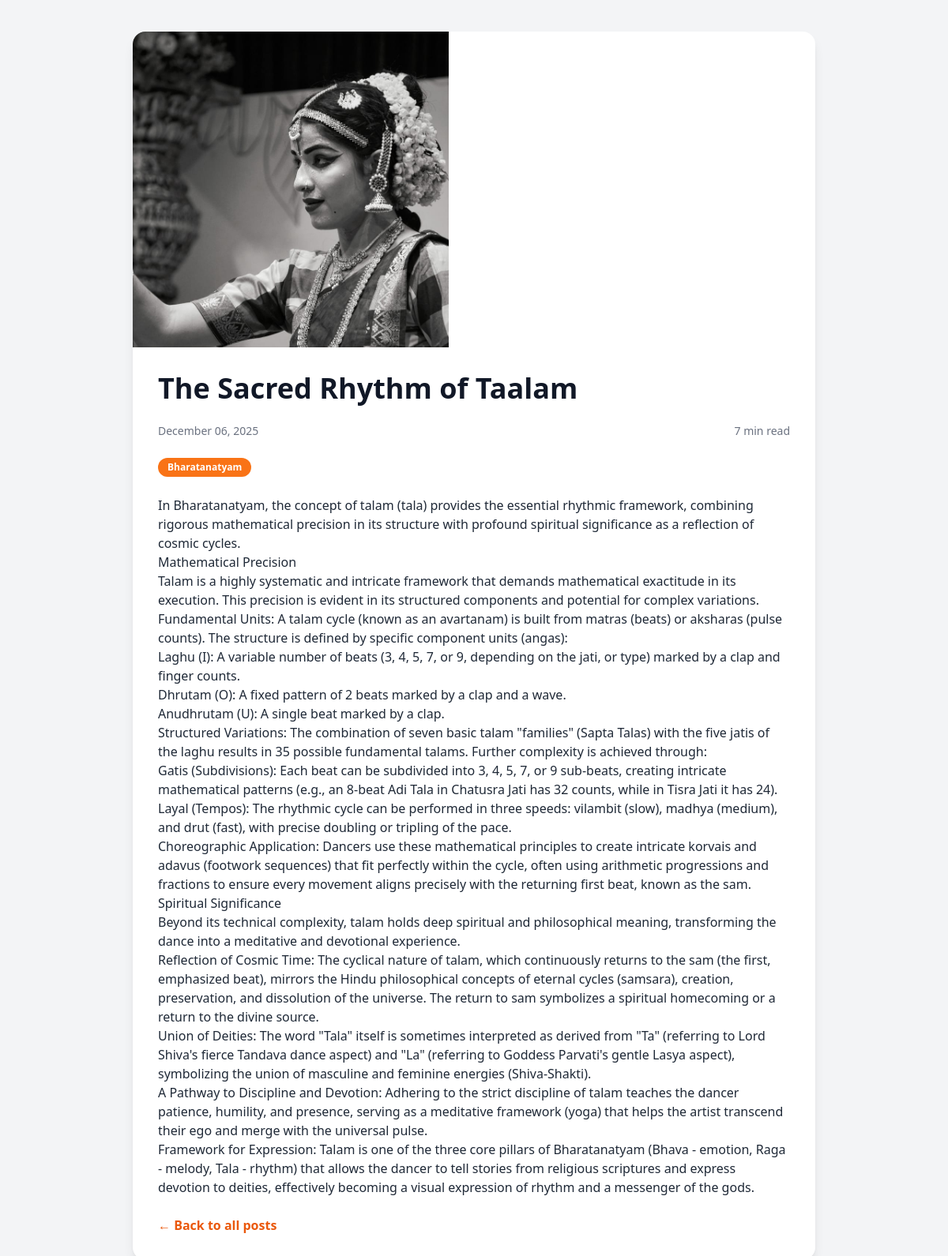
The app's page /blog/4/ with its own data.
### frontend/models.py (models this page shows, shortened)
class Post(models.Model):
    STATUS_CHOICES = [
        ('draft', 'Draft'),
        ('published', 'Published'),
    ]
    title = models.CharField(max_length=255)
    excerpt = models.TextField(null=True, blank=True)
    content = models.TextField(null=True, blank=True)
    category = models.CharField(max_length=100, null=True, blank=True)
    image = models.ImageField(upload_to='blog_images/', null=True, blank=True)
    read_time = models.CharField(max_length=20, null=True, blank=True)
    status = models.CharField(max_length=10, choices=STATUS_CHOICES, default='draft')
    created_at = models.DateTimeField(auto_now_add=True, null=True)
    updated_at = models.DateTimeField(auto_now=True, null=True)

### frontend/views.py (the view)
# urls.py: path('blog/<int:post_id>/', views.blog_detail, name='blog_detail'),
def blog_detail(request, post_id):
    post = get_object_or_404(Post, id=post_id, status='published')
    return render(request, 'nanditha/blog_detail.html', {'post': post})

### frontend/templates/nanditha/blog_detail.html (shortened to what this page needs)
{% load static %}
<!DOCTYPE html>
<html lang="en">
<head>
  <script src="https://cdn.tailwindcss.com"></script>
</head>
<body class="bg-gray-100 min-h-screen">
  <div class="max-w-4xl mx-auto px-4 py-10">
    <div class="bg-white rounded-2xl shadow-lg overflow-hidden">
      {% if post.image %}
      <div class="w-[400px] max-h-[400px] overflow-hidden">
        <img src="{{ post.image.url }}" alt="{{ post.title }}"
             class="w-full h-full object-cover">
      </div>
      {% endif %}
      <div class="p-8 space-y-6">
        <h1 class="text-3xl md:text-4xl font-bold text-gray-900">{{ post.title }}</h1>
        <div class="flex flex-col sm:flex-row sm:justify-between text-gray-500 text-sm mt-1">
          <span>{{ post.created_at|date:"F d, Y" }}</span>
          <span>{{ post.read_time }}</span>
        </div>
        {% if post.category %}
        <span class="inline-block bg-orange-500 text-white text-xs font-semibold px-3 py-1 rounded-full mt-3">
          {{ post.category|title }}
        </span>
        {% endif %}
        <div class="prose max-w-none text-gray-800 mt-4">
          {{ post.content|linebreaks }}
        </div>
        <div class="mt-6">
          <a href="{% url 'blog' %}"
             class="inline-block text-orange-600 hover:text-orange-500 font-semibold transition">
            ← Back to all posts
          </a>
        </div>
      </div>
    </div>
  </div>
</body>
</html>

### records on screen
Post: image (picture), title "The Sacred Rhythm of Taalam", created_at "December 06, 2025", read_time "7 min read", category "Bharatanatyam", content "In Bharatanatyam, the concept of talam (tala) provides the essential rhythmic framework, combining rigorous mathematical precision in its structure with profound spiritual significance as a reflection of cosmic cycles. Mathematical Precision Talam is a highly systematic and intricate framework that demands mathematical exactitude in its execution. This precision is evident in its structured components and potential for complex variations. Fundamental Units: A talam cycle (known as an avartanam) is built from matras (beats) or aksharas (pulse counts). The structure is defined by specific component units (angas): Laghu (I): A variable number of beats (3, 4, 5, 7, or 9, depending on the jati,…"
